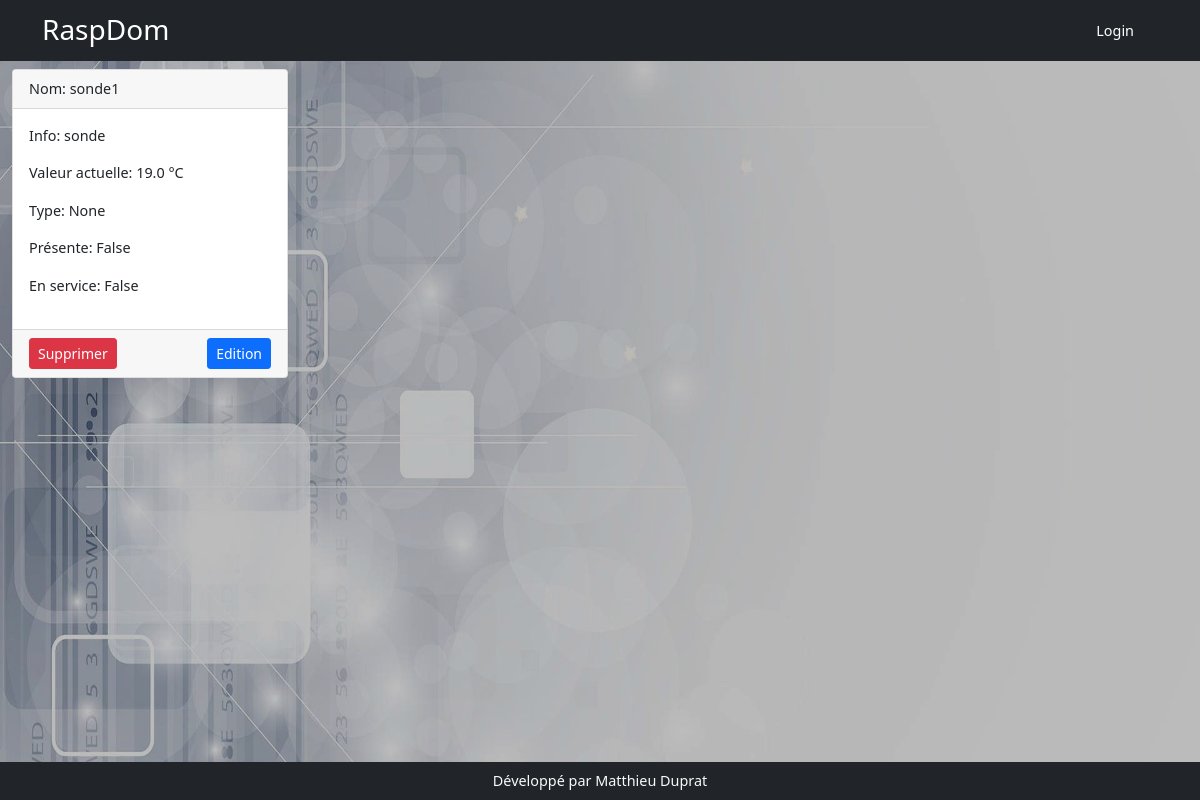
Page /sondes on the earlier database version.
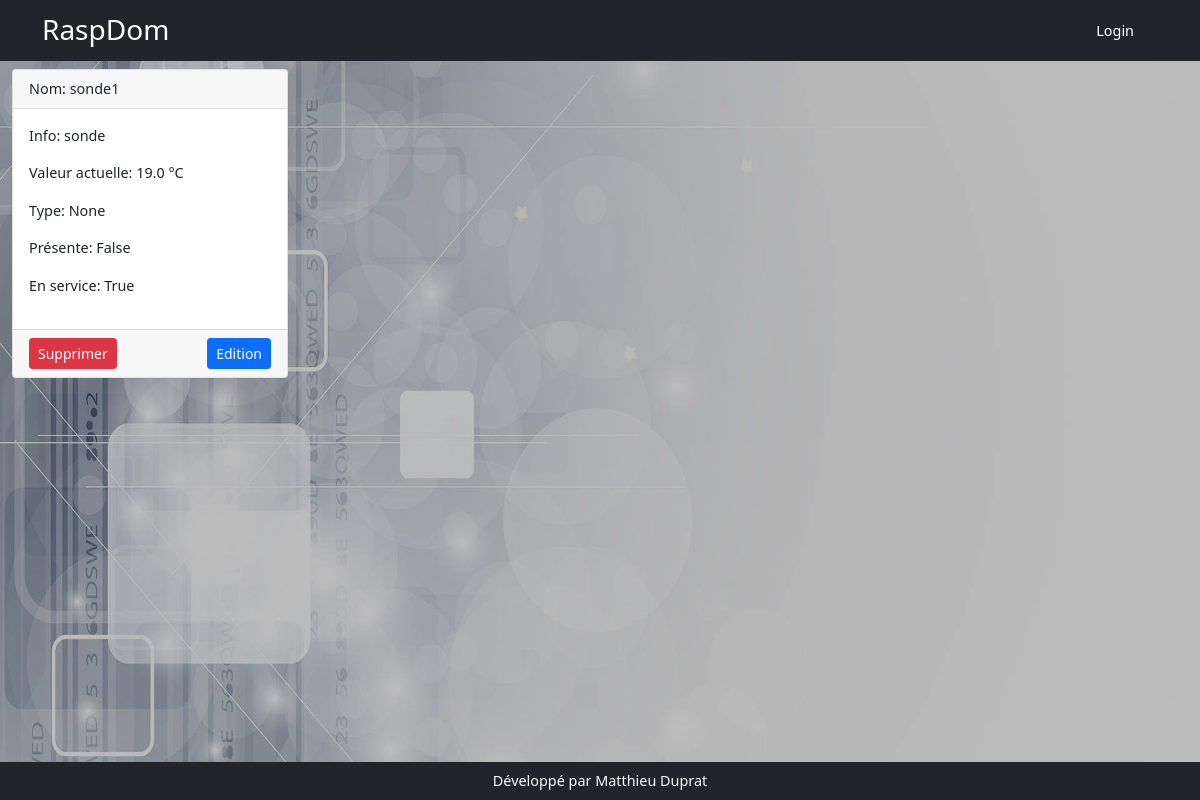
Same page on the later database version.
### models.py (models this page shows)
class Sonde(db.Model):
    id = db.Column(db.Integer, primary_key=True)
    nom = db.Column(db.String(200))
    min = db.Column(db.Float())
    max = db.Column(db.Float())
    unite = db.Column(db.String(20), default='')
    present = db.Column(db.Boolean(),default=False)
    appareil = db.relationship('Appareil', backref='appareil_sonde', lazy=True)
    en_service = db.Column(db.Boolean(), default=False)
    info = db.Column(db.String(200))
    chemin = db.Column(db.String(200))
    type_sonde = db.Column(db.String(20))
    sonde_valeur_id = db.relationship('ValeurSonde', backref='sonde_valeur', uselist=False, lazy=True, cascade="delete")

class ValeurSonde(db.Model):
    id = db.Column(db.Integer, primary_key=True)
    valeur = db.Column(db.Float())
    sonde_id = db.Column(db.Integer, db.ForeignKey('sonde.id'), nullable=False)

### app.py (the view)
@app.route('/sondes')
def sondes():
    sondes = Sonde.query.all()
    return render_template('sonde/sonde.html', sondes=sondes)

### templates/sonde/sonde.html (shortened to what this page needs)
{% extends 'base.html' %}
{% block content %}
<div class="row row-cols-1 row-cols-md-4 g-4">
        {% for ds1820b in sondes %}
    <div class="col">
        <div class="card">
            <div class="card-header">Nom:  {{ds1820b.nom}}</div>
            <div class="card-body">
                <p>Info: {{ds1820b.info}}</p>
                <p> Valeur actuelle: {{ds1820b.sonde_valeur_id.valeur}} °C</p>
                <p>Type: {{ds1820b.type_sonde}}</p>
                <p>Présente: {{ds1820b.present}}</p>
                <p>En service: {{ds1820b.en_service}}</p>
            </div>
            <div class="card-footer text-end d-flex justify-content-between">
                <form action="{{url_for('api_delete_sonde')}}" method="post">
                    <input type="submit" value="Supprimer" class="btn btn-sm btn-danger">
                </form>
               <a class="btn btn-sm btn-primary" href="{{url_for('edit_sonde',sonde_id=ds1820b.id)}}">Edition</a>
            </div>
        </div> </div>
    {% endfor %}
</div>
{% endblock %}

Differences in the rows shown:
changed Sonde "sonde1": en_service "False" → "True"
